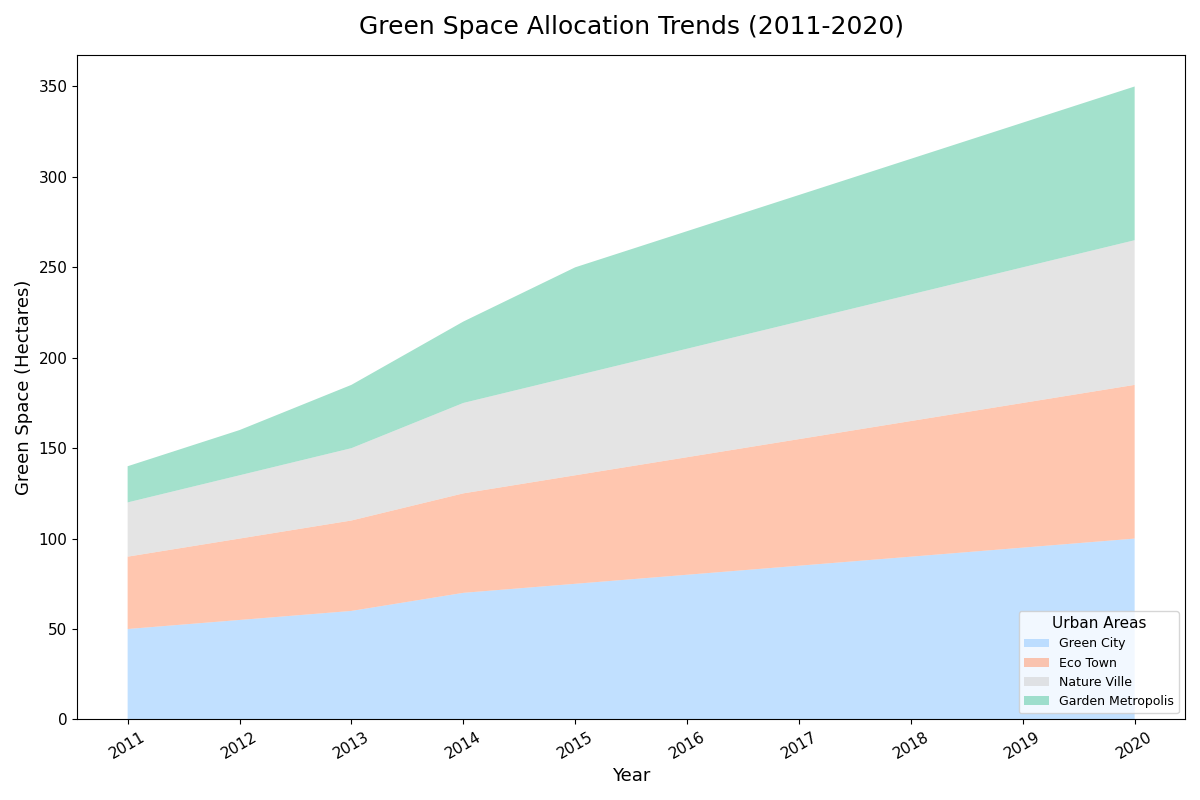

Here is the Python script that generated this plot:
import matplotlib.pyplot as plt
import numpy as np

years = np.arange(2011, 2021)

green_space = {
    'Green City': np.array([50, 55, 60, 70, 75, 80, 85, 90, 95, 100]),
    'Eco Town': np.array([40, 45, 50, 55, 60, 65, 70, 75, 80, 85]),
    'Nature Ville': np.array([30, 35, 40, 50, 55, 60, 65, 70, 75, 80]),
    'Garden Metropolis': np.array([20, 25, 35, 45, 60, 65, 70, 75, 80, 85])
}

colors = ['#99ccff', '#ffa07a', '#d3d3d3', '#66cdaa']

plt.figure(figsize=(12, 8))
plt.stackplot(years, green_space.values(), labels=green_space.keys(), colors=colors, alpha=0.6)

plt.title('Green Space Allocation Trends (2011-2020)', fontsize=18, weight='normal', pad=15)
plt.xlabel('Year', fontsize=13)
plt.ylabel('Green Space (Hectares)', fontsize=13)
plt.xticks(years, rotation=30)
plt.grid(False)
plt.tick_params(axis='both', which='major', labelsize=11)
plt.legend(title='Urban Areas', title_fontsize=11, fontsize=9, loc='lower right', frameon=True)
plt.tight_layout()
plt.show()
